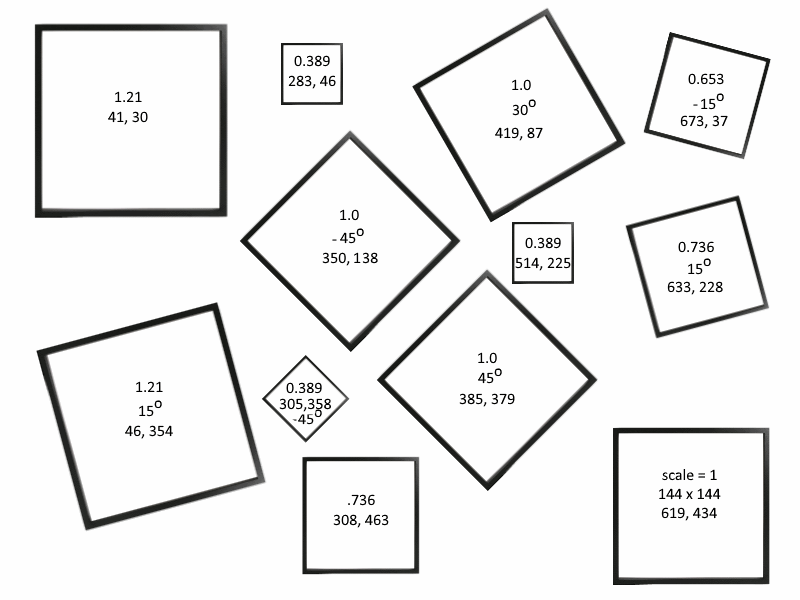
#> input picture Lab4/PictureFrameCollage.png, 800 x 600 px
$ jupyter execute --allow-errors Lab4-ImageTransformations.ipynb   (shell and % lines are left out)
#> lines starting #> are read from the running program, lines starting #| are printed output that depends on the picture; after the words box and inside, x2 and y2 are one past the last pixel; in counts of white or black regions, pixels touching at a corner belong together
# Image Transformations Lab
All  of  the  programming  assignments  are  to  be  done  in  Python  using  additional  libraries  specified  in  the  assignments.  There  are many  libraries  available,  some  of  which  we  will  be  using,  and  you  are  welcome  to  use  them  with  one  exception:  if  the  library  or  a  function  within  it  performs  the  specific  function  you  are  asked  to  code,  you  may  not  use  that  other  than  perhaps  as  a  reference  to  compare  against. All  of  the  code  you  submit  must  be  your  own. You are welcome to turn in a completed jupyter notebook.

The following code will load an image you can use for this lab. If needed make sure to install PIL using *pip install PIL* or *conda install PIL*.

**Note:** On the homework, the direction of the positve Y-axis was up. In this lab (and most image packages), the direction of the positive Y-axis is down. This means that you will need to rotate in the opposite direction of what you did on the homework.

[cell 1]
import numpy as np
import matplotlib.pyplot as plt
from PIL import Image
import math


def compose(frame, image, transformation):

    width, height = frame.size

    #Invert matrix for compose function, grab values for Affine Transform
    t = np.linalg.inv(transformation)
    a=t[0,0]; b=t[0,1]; c=t[0,2]; d=t[1,0]; e=t[1,1]; f=t[1,2]

    image = image.transform((width,height), Image.AFFINE,(a,b,c,d,e,f), Image.BICUBIC)

    #Make mask from image's location
    im = np.sum(np.asarray(image), -1)
    vals = 255.0*( im > 0)
    mask = Image.fromarray(vals).convert("1")

    #Composite images together
    result = Image.composite(image,frame,mask)

    return result


#Open the two images
filename = "PictureFrameCollage.png"
frame = Image.open(filename).convert("RGB")

filename0 = "Bird0.png"
im = Image.open(filename0).convert("RGB")
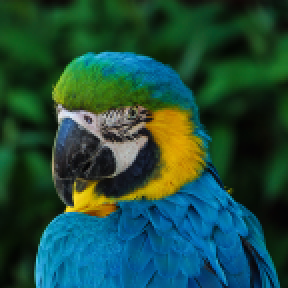
#> input picture Lab4/Bird0.png, 144 x 144 px (shown 2 times larger)
#> im is the input picture: PIL image 144x144 RGB; mean R, G, B 30.5, 75.9, 61.2

#Define the transformation to the first picture frame
transformation = np.matrix([[1,0,619],[0,1,433],[0,0,1]])

#Compose the two images together
result_frame = compose(frame, im, transformation)
#> in compose, `im = np.sum(np.asarray(image), -1)`:
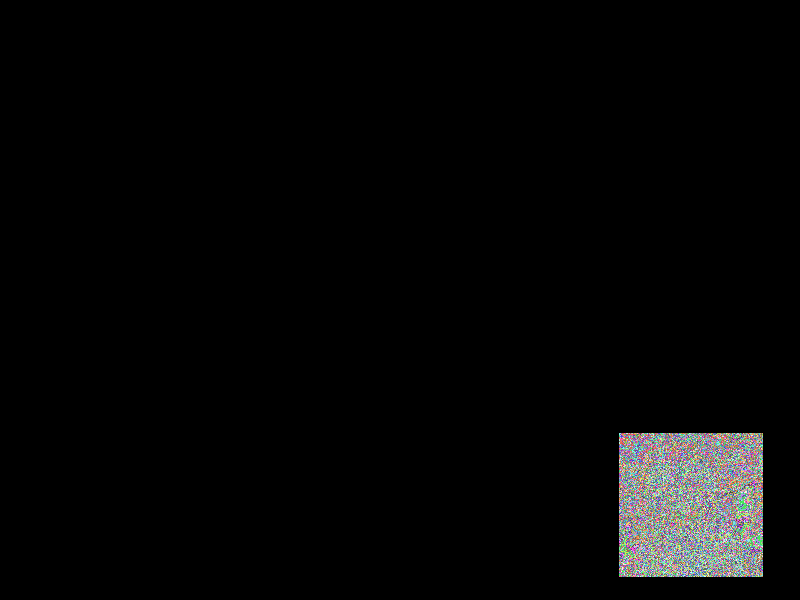
#> im: shape (600, 800) uint64; 584 distinct labels, from 0 to 698; one colour per label, 0 black
#> in compose, `vals = 255.0*( im > 0)`:
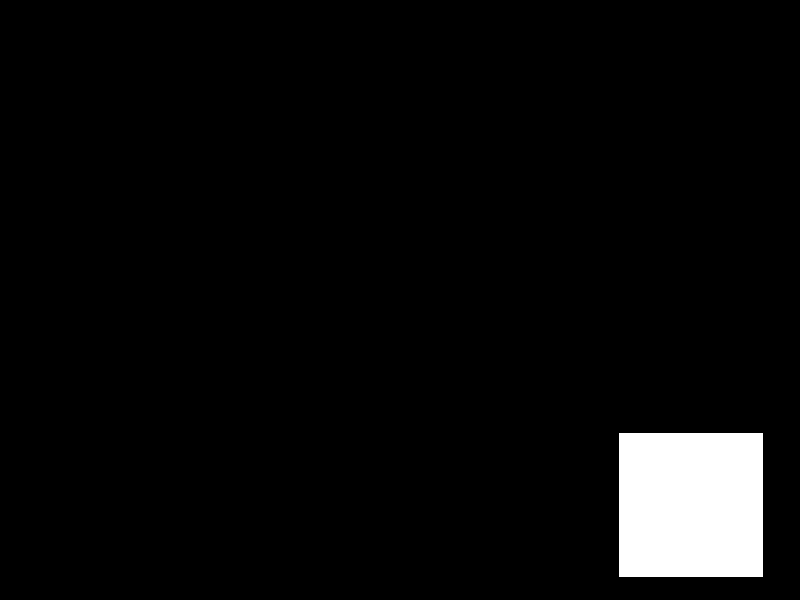
#> vals: shape (600, 800) float64; 4.3% white; 1 white region, box (x1, y1, x2, y2) and area: (619, 433, 763, 577) 20736

# #Show the result
# plt.imshow(result_frame)
# plt.show()

#Uncomment this line if you want to save the image
#result.save("Output.png")
#Open the two images

#######################################################

filename0 = "Bird1.png"
im = Image.open(filename0).convert("RGB")
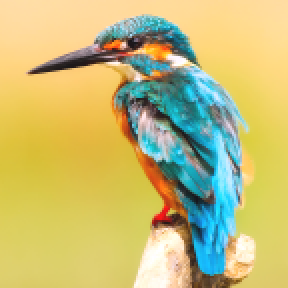
#> input picture Lab4/Bird1.png, 144 x 144 px (shown 2 times larger)
#> im is the input picture: PIL image 144x144 RGB; mean R, G, B 196.7, 188.4, 119.4

#Define the transformation to the first picture frame
transformation = np.matrix([[1.21,0,0], [0,1.21,0],[0,0,1]]) * np.matrix([[1,0,36],[0,1,27],[0,0,1]])
print(transformation.shape)
#Compose the two images together
result_frame = compose(result_frame, im, transformation)
#> in compose (call 2), `im = np.sum(np.asarray(image), -1)`:
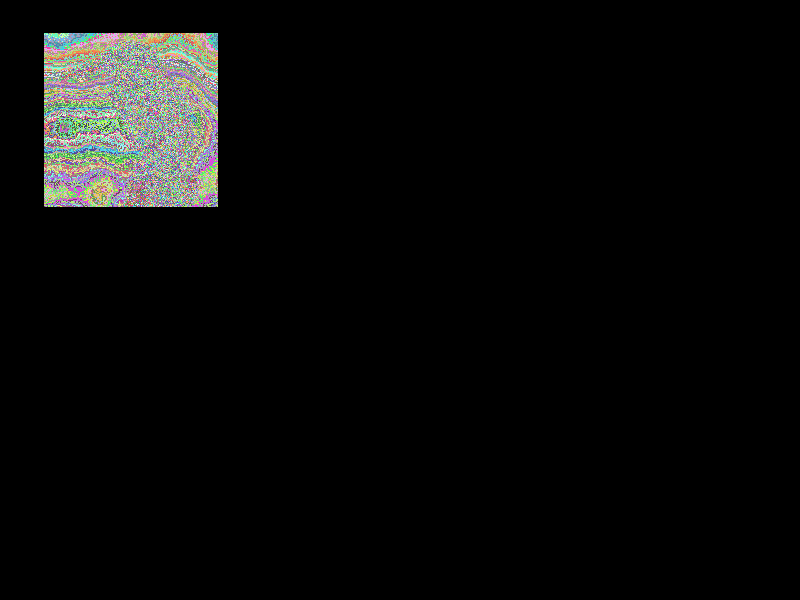
#> im: shape (600, 800) uint64; 718 distinct labels, from 0 to 765; one colour per label, 0 black
#> in compose (call 2), `vals = 255.0*( im > 0)`: vals: shape (600, 800) float64; 6.3% white; 1 white region, box (x1, y1, x2, y2) and area: (44, 33, 218, 207) 30276

#######################################################

filename0 = "Bird2.png"
im = Image.open(filename0).convert("RGB")
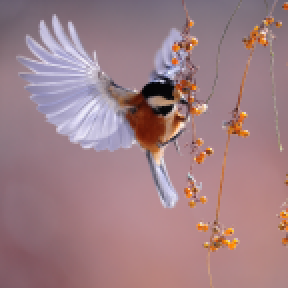
#> input picture Lab4/Bird2.png, 144 x 144 px (shown 2 times larger)
#> im is the input picture: PIL image 144x144 RGB; mean R, G, B 159.4, 127.1, 133.7

#Define the transformation to the first picture frame
transformation = np.matrix([[1,0,283],[0,1,46],[0,0,1]]) * np.matrix([[.389,0,0], [0,.389,0],[0,0,1]])
print(transformation.shape)
#Compose the two images together
result_frame = compose(result_frame, im, transformation)
#> in compose (call 3), `im = np.sum(np.asarray(image), -1)`: im: shape (600, 800) uint64; 442 distinct labels, from 0 to 733
#> in compose (call 3), `vals = 255.0*( im > 0)`: vals: shape (600, 800) float64; 0.65% white; 1 white region, box (x1, y1, x2, y2) and area: (283, 46, 339, 102) 3136

#######################################################

filename0 = "Bird3.png"
im = Image.open(filename0).convert("RGB")
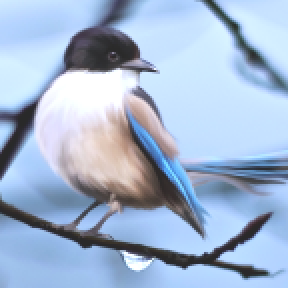
#> input picture Lab4/Bird3.png, 144 x 144 px (shown 2 times larger)
#> im is the input picture: PIL image 144x144 RGB; mean R, G, B 162.5, 182.4, 209.2

#Define the transformation to the first picture frame
transformation = np.matrix([[1,0,514],[0,1,225],[0,0,1]]) * np.matrix([[.389,0,0], [0,.389,0],[0,0,1]])
print(transformation.shape)
#Compose the two images together
result_frame = compose(result_frame, im, transformation)
#> in compose (call 4), `im = np.sum(np.asarray(image), -1)`: im: shape (600, 800) uint64; 596 distinct labels, from 0 to 765
#> in compose (call 4), `vals = 255.0*( im > 0)`: vals: shape (600, 800) float64; 0.65% white; 1 white region, box (x1, y1, x2, y2) and area: (514, 225, 570, 281) 3136

#######################################################

filename0 = "Bird4.png"
im = Image.open(filename0).convert("RGB")
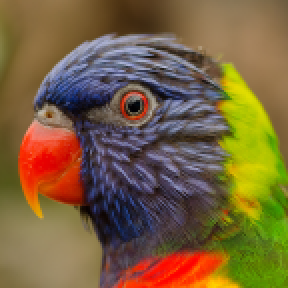
#> input picture Lab4/Bird4.png, 144 x 144 px (shown 2 times larger)
#> im is the input picture: PIL image 144x144 RGB; mean R, G, B 121.5, 98.2, 61.2

#Define the transformation to the first picture frame
transformation = np.matrix([[1,0,308],[0,1,463],[0,0,1]]) * np.matrix([[.736,0,0], [0,.736,0],[0,0,1]])
print(transformation.shape)
#Compose the two images together
result_frame = compose(result_frame, im, transformation)
#> in compose (call 5), `im = np.sum(np.asarray(image), -1)`:
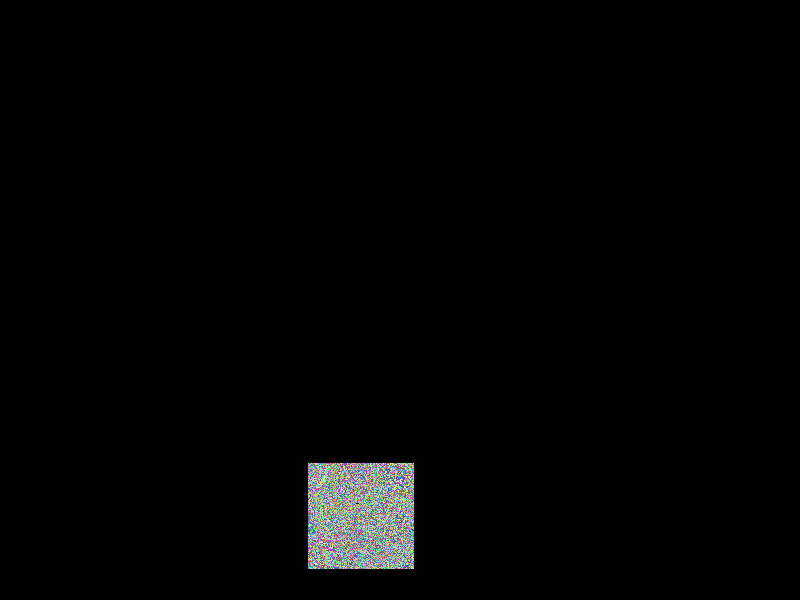
#> im: shape (600, 800) uint64; 539 distinct labels, from 0 to 608; one colour per label, 0 black
#> in compose (call 5), `vals = 255.0*( im > 0)`: vals: shape (600, 800) float64; 2.3% white; 1 white region, box (x1, y1, x2, y2) and area: (308, 463, 414, 569) 11233
#> in compose (call 5), `result = Image.composite(image,frame,mask)`:
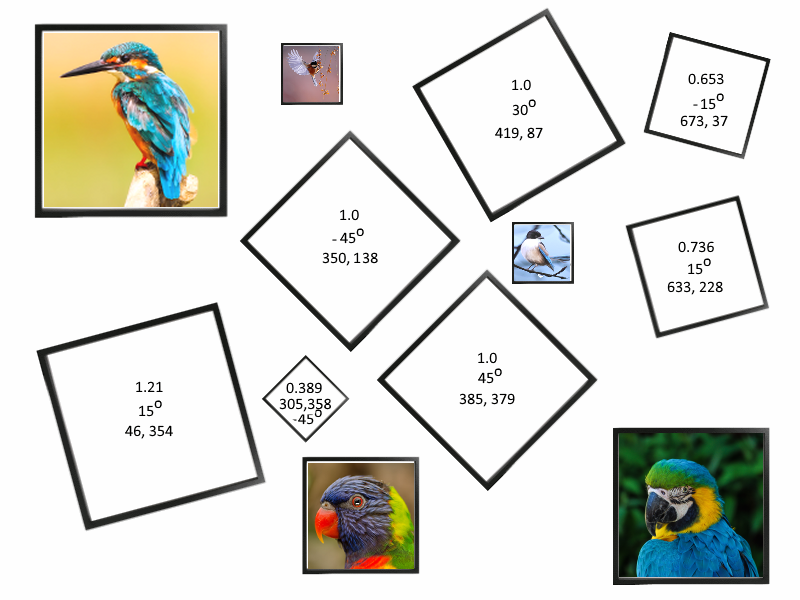
#> result: PIL image 800x600 RGB; mean R, G, B 220.7, 221.5, 215.7

#######################################################

filename0 = "Bird5.png"
#> (the rest of this cell did not finish here and is left out)
